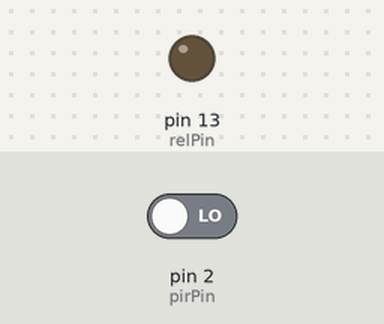
The sketch below on a simulated Arduino Uno, built with avr-gcc and run on an emulated ATmega328P. Shown: output pins drawn as LEDs (lit = HIGH). The test bench sets the inputs (shaded band); at power-on: pin 2 (pirPin) LOW.

Above: at 1.2 s.
1.3 s: pin 2 (pirPin) driven HIGH
At 2.5 s:
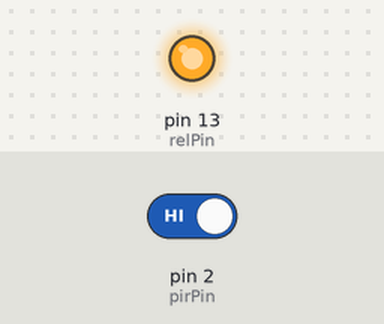
2.8 s: pin 2 (pirPin) driven LOW
At 3.9 s:
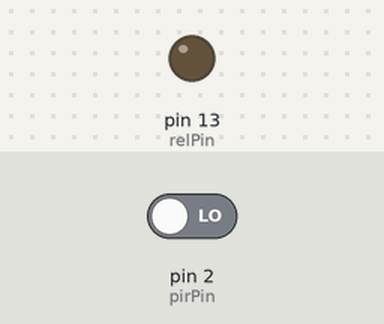
Timing chart, 0 to 5.8 s (numbered marks = the images above; inputs shaded):
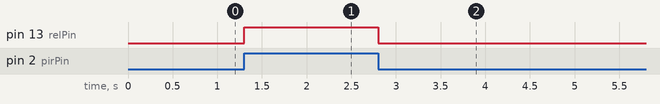

The sketch:

Dis_Tun_CODE.ino
```cpp
// This code turns an Relay on when motion is detected and off when there is no motion.

int relPin = 13; // Relay connected to digital pin 13
int pirPin = 2; // PIR sensor connected to digital pin 2

void setup() {
  pinMode(relPin, OUTPUT); // Set Relay pin as output
  pinMode(pirPin, INPUT); // Set PIR sensor pin as input
}

void loop() {
  int pirVal = digitalRead(pirPin); // Read PIR sensor value
  if (pirVal == HIGH) { // If motion detected
    digitalWrite(relPin, HIGH); // Turn on Relay
  } else {
    digitalWrite(relPin, LOW); // Turn off Relay
  }
}
```

Measured:
- after the input at 1.3 s, pin 13 (relPin): LOW → HIGH at once
- after the input at 2.8 s, pin 13 (relPin): HIGH → LOW at once
